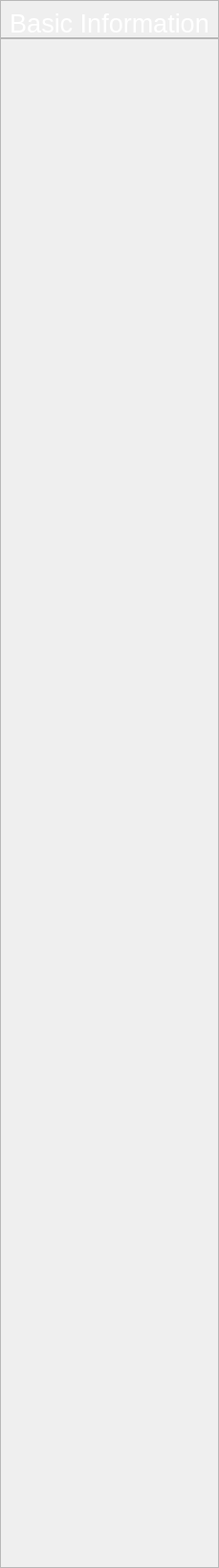
                <widget class="QWidget" name="scrollAreaWidgetContents_2">
                 <property name="geometry">
                  <rect>
                   <x>0</x>
                   <y>0</y>
                   <width>175</width>
                   <height>1640</height>
                  </rect>
                 </property>
                 <layout class="QVBoxLayout" name="verticalLayout_15">
                  <property name="spacing">
                   <number>0</number>
                  </property>
                  <property name="leftMargin">
                   <number>0</number>
                  </property>
                  <property name="topMargin">
                   <number>0</number>
                  </property>
                  <property name="rightMargin">
                   <number>0</number>
                  </property>
                  <property name="bottomMargin">
                   <number>0</number>
                  </property>
                  <item>
                   <widget class="QFrame" name="frame_page_2_title">
                    <property name="minimumSize">
                     <size>
                      <width>0</width>
                      <height>40</height>
                     </size>
                    </property>
                    <property name="maximumSize">
                     <size>
                      <width>16777215</width>
                      <height>60</height>
                     </size>
                    </property>
                    <property name="frameShape">
                     <enum>QFrame::StyledPanel</enum>
                    </property>
                    <property name="frameShadow">
                     <enum>QFrame::Raised</enum>
                    </property>
                    <layout class="QVBoxLayout" name="verticalLayout_16">
                     <property name="spacing">
                      <number>0</number>
                     </property>
                     <property name="leftMargin">
                      <number>9</number>
                     </property>
                     <property name="topMargin">
                      <number>9</number>
                     </property>
                     <property name="rightMargin">
                      <number>9</number>
                     </property>
                     <property name="bottomMargin">
                      <number>0</number>
                     </property>
                     <item>
                      <widget class="QLabel" name="label_playlist_info">
                       <property name="font">
                        <font>
                         <pointsize>20</pointsize>
                        </font>
                       </property>
                       <property name="styleSheet">
                        <string notr="true">color: rgb(255, 255, 255);</string>
                       </property>
                       <property name="text">
                        <string>Basic Information</string>
                       </property>
                       <property name="scaledContents">
                        <bool>false</bool>
                       </property>
                       <property name="alignment">
                        <set>Qt::AlignCenter</set>
                       </property>
                      </widget>
                     </item>
                    </layout>
                   </widget>
                  </item>
                  <item>
                   <widget class="QFrame" name="frame_page_2_contents">
                    <property name="minimumSize">
                     <size>
                      <width>0</width>
                      <height>1600</height>
                     </size>
                    </property>
                    <property name="frameShape">
                     <enum>QFrame::StyledPanel</enum>
                    </property>
                    <property name="frameShadow">
                     <enum>QFrame::Raised</enum>
                    </property>
                    <layout class="QVBoxLayout" name="verticalLayout_17">
                     <property name="spacing">
                      <number>6</number>
                     </property>
                     <property name="leftMargin">
                      <number>9</number>
                     </property>
                     <property name="topMargin">
                      <number>9</number>
                     </property>
                     <property name="rightMargin">
                      <number>9</number>
                     </property>
                     <property name="bottomMargin">
                      <number>9</number>
                     </property>
                     <item>
                      <layout class="QVBoxLayout" name="Playlist_Info"/>
                     </item>
                    </layout>
                   </widget>
                  </item>
                 </layout>
                </widget>
